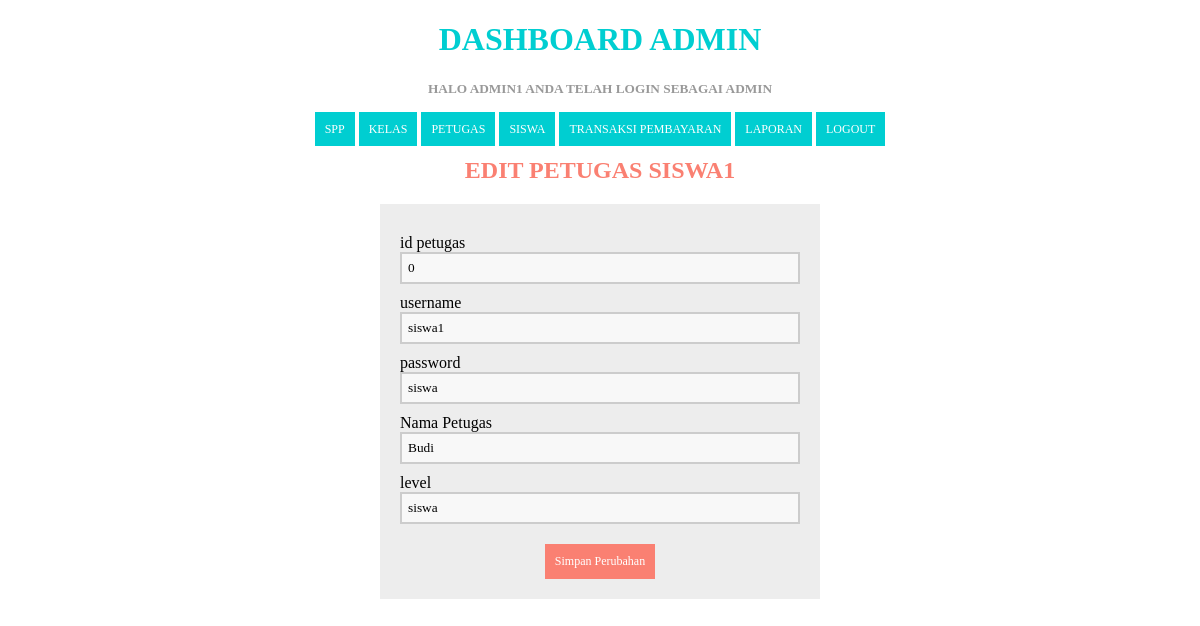
The app's page /edit_petugas.php?id=0 (signed in) with its own data.
### tables this page shows
CREATE TABLE `petugas` (
  `id_petugas` int(11) NOT NULL,
  `username` varchar(25) NOT NULL,
  `password` varchar(32) NOT NULL,
  `nama_petugas` varchar(35) NOT NULL,
  `level` enum('admin','petugas','siswa') NOT NULL
);

### edit_petugas.php (the view, shortened to what this page needs)
<?php
include 'koneksi.php';
  if (isset($_GET['id'])) {
    $id = ($_GET["id"]);
    $query = "SELECT * FROM petugas WHERE id_petugas='$id'";
    $result = mysqli_query($koneksi, $query);
    $data = mysqli_fetch_assoc($result);
  } else {
    echo "<script>alert('Masukkan data id.');window.location='petugas.php';</script>";
  }
  ?>
<!DOCTYPE html>
<html>
  <head>
  </head>
<body>
  <?php
  include ('header.php');
?>
	<center>
	<h2> Edit Petugas <?php echo $data['username']; ?></h2>
      <center>
      <form method="POST" action="proses_editpetugas.php" enctype="multipart/form-data" >
      <section class="base">
        <label>id petugas</label>
          <input type="text" name="id_petugas" value="<?php echo $data['id_petugas']; ?>" required=""/>
          <label>username</label>
          <input type="text" name="username" value="<?php echo $data['username']; ?>" required=""/>
          <label>password</label>
         <input type="text" name="password" value="<?php echo $data['password']; ?>" required=""/>
        <label>Nama Petugas</label>
         <input type="text" name="nama_petugas" value="<?php echo $data['nama_petugas']; ?>" required=""/>
        <label>level</label>
         <input type="text" name="level" value="<?php echo $data['level']; ?>" required=""/>
        <div>
         <button type="submit">Simpan Perubahan</button>
        </div>
        </section>
      </form>
</body>
</html>

### edit_petugas.php (style rules this page uses)
* { font-family: "Trebuchet MS"; }
h2 { text-transform: uppercase; color: salmon; }
button { background-color: salmon; color: #fff; padding: 10px; text-decoration: none; font-size: 12px; border: 0px; margin-top: 20px; }
label { margin-top: 10px; float: left; text-align: left; width: 100%; }
input { padding: 6px; width: 100%; box-sizing: border-box; background: #f8f8f8; border: 2px solid #ccc; outline-color: salmon; }
div { width: 100%; height: auto; }
.base { width: 400px; height: auto; padding: 20px; margin-left: auto; margin-right: auto; background: #ededed; }

### header.php (style rules this page uses)
* { font-family: "Trebuchet MS"; }

### records on screen
petugas: username "SISWA1", id_petugas "0", username "siswa1", password "siswa", nama_petugas "Budi", level "siswa"

### other values on screen
$_SESSION['username'] "ADMIN1"
$_SESSION['level'] "ADMIN"
